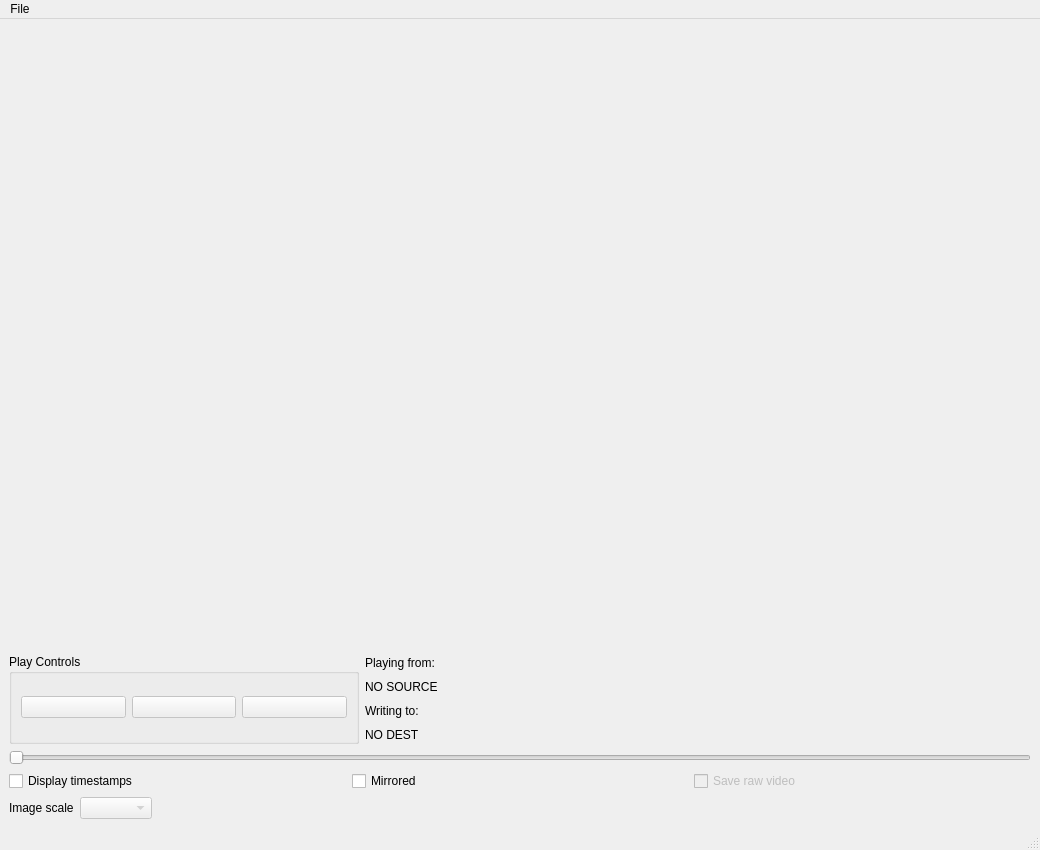
<?xml version="1.0" encoding="UTF-8"?>
<ui version="4.0">
 <class>MainWindow</class>
 <widget class="QMainWindow" name="MainWindow">
  <property name="geometry">
   <rect>
    <x>0</x>
    <y>0</y>
    <width>1040</width>
    <height>850</height>
   </rect>
  </property>
  <property name="sizePolicy">
   <sizepolicy hsizetype="Maximum" vsizetype="Maximum">
    <horstretch>0</horstretch>
    <verstretch>0</verstretch>
   </sizepolicy>
  </property>
  <property name="minimumSize">
   <size>
    <width>664</width>
    <height>540</height>
   </size>
  </property>
  <property name="windowTitle">
   <string>MainWindow</string>
  </property>
  <widget class="QWidget" name="centralwidget">
   <layout class="QVBoxLayout" name="verticalLayout">
    <item>
     <widget class="CameraWidget" name="cameraWidget">
      <property name="sizePolicy">
       <sizepolicy hsizetype="Fixed" vsizetype="Fixed">
        <horstretch>0</horstretch>
        <verstretch>0</verstretch>
       </sizepolicy>
      </property>
      <property name="maximumSize">
       <size>
        <width>1280</width>
        <height>720</height>
       </size>
      </property>
      <property name="toolTip">
       <string>Video Viewer for Behavioral Tracking</string>
      </property>
      <property name="whatsThis">
       <string>A Video Viewer for OpenCV based behavioral trackingusing PyQt.</string>
      </property>
     </widget>
    </item>
    <item>
     <spacer name="verticalSpacer">
      <property name="orientation">
       <enum>Qt::Vertical</enum>
      </property>
      <property name="sizeHint" stdset="0">
       <size>
        <width>20</width>
        <height>40</height>
       </size>
      </property>
     </spacer>
    </item>
    <item>
     <layout class="QHBoxLayout" name="horizontalLayout_2">
      <item>
       <widget class="QGroupBox" name="groupBox">
        <property name="minimumSize">
         <size>
          <width>323</width>
          <height>90</height>
         </size>
        </property>
        <property name="maximumSize">
         <size>
          <width>350</width>
          <height>90</height>
         </size>
        </property>
        <property name="title">
         <string>Play Controls</string>
        </property>
        <layout class="QHBoxLayout" name="horizontalLayout">
         <item>
          <widget class="QPushButton" name="playButton">
           <property name="enabled">
            <bool>false</bool>
           </property>
           <property name="text">
            <string/>
           </property>
           <property name="icon">
            <iconset resource="resources/icons/play.qrc">
             <normaloff>:/images/play.png</normaloff>:/images/play.png</iconset>
           </property>
           <property name="iconSize">
            <size>
             <width>32</width>
             <height>32</height>
            </size>
           </property>
           <property name="shortcut">
            <string>Ctrl+Right</string>
           </property>
          </widget>
         </item>
         <item>
          <widget class="QPushButton" name="pauseButton">
           <property name="enabled">
            <bool>false</bool>
           </property>
           <property name="text">
            <string/>
           </property>
           <property name="icon">
            <iconset resource="resources/icons/play.qrc">
             <normaloff>:/images/pause.png</normaloff>:/images/pause.png</iconset>
           </property>
           <property name="iconSize">
            <size>
             <width>32</width>
             <height>32</height>
            </size>
           </property>
           <property name="shortcut">
            <string>Ctrl+Space, Meta+Space</string>
           </property>
          </widget>
         </item>
         <item>
          <widget class="QPushButton" name="stopButton">
           <property name="enabled">
            <bool>false</bool>
           </property>
           <property name="text">
            <string/>
           </property>
           <property name="icon">
            <iconset resource="resources/icons/play.qrc">
             <normaloff>:/images/stop.png</normaloff>:/images/stop.png</iconset>
           </property>
           <property name="iconSize">
            <size>
             <width>32</width>
             <height>32</height>
            </size>
           </property>
           <property name="shortcut">
            <string>Ctrl+Down, Meta+Down</string>
           </property>
          </widget>
         </item>
        </layout>
       </widget>
      </item>
      <item>
       <layout class="QVBoxLayout" name="verticalLayout_2">
        <item>
         <widget class="QLabel" name="label">
          <property name="maximumSize">
           <size>
            <width>200</width>
            <height>16777215</height>
           </size>
          </property>
          <property name="text">
           <string>Playing from:</string>
          </property>
         </widget>
        </item>
        <item>
         <widget class="QLabel" name="sourceLabel">
          <property name="maximumSize">
           <size>
            <width>200</width>
            <height>16777215</height>
           </size>
          </property>
          <property name="text">
           <string>NO SOURCE</string>
          </property>
         </widget>
        </item>
        <item>
         <widget class="QLabel" name="label_2">
          <property name="text">
           <string>Writing to:</string>
          </property>
         </widget>
        </item>
        <item>
         <widget class="QLabel" name="destLabel">
          <property name="text">
           <string>NO DEST</string>
          </property>
         </widget>
        </item>
       </layout>
      </item>
     </layout>
    </item>
    <item>
     <widget class="QSlider" name="videoInSlider">
      <property name="enabled">
       <bool>false</bool>
      </property>
      <property name="orientation">
       <enum>Qt::Horizontal</enum>
      </property>
     </widget>
    </item>
    <item>
     <layout class="QHBoxLayout" name="horizontalLayout_3">
      <item>
       <widget class="QCheckBox" name="displayTsCheckBox">
        <property name="text">
         <string>Display timestamps</string>
        </property>
       </widget>
      </item>
      <item>
       <widget class="QCheckBox" name="mirroredButton">
        <property name="text">
         <string>Mirrored</string>
        </property>
       </widget>
      </item>
      <item>
       <widget class="QCheckBox" name="rawVideoCheckBox">
        <property name="enabled">
         <bool>false</bool>
        </property>
        <property name="text">
         <string>Save raw video</string>
        </property>
       </widget>
      </item>
     </layout>
    </item>
    <item>
     <layout class="QHBoxLayout" name="horizontalLayout_4">
      <item>
       <widget class="QLabel" name="label_3">
        <property name="text">
         <string>Image scale</string>
        </property>
       </widget>
      </item>
      <item>
       <widget class="QComboBox" name="scaleComboBox">
        <property name="enabled">
         <bool>false</bool>
        </property>
        <property name="currentText">
         <string/>
        </property>
       </widget>
      </item>
      <item>
       <spacer name="horizontalSpacer">
        <property name="orientation">
         <enum>Qt::Horizontal</enum>
        </property>
        <property name="sizeHint" stdset="0">
         <size>
          <width>40</width>
          <height>20</height>
         </size>
        </property>
       </spacer>
      </item>
     </layout>
    </item>
   </layout>
  </widget>
  <widget class="QMenuBar" name="menubar">
   <property name="geometry">
    <rect>
     <x>0</x>
     <y>0</y>
     <width>1040</width>
     <height>22</height>
    </rect>
   </property>
   <widget class="QMenu" name="menuFile">
    <property name="title">
     <string>File</string>
    </property>
    <addaction name="actionOpen_Camera"/>
    <addaction name="actionOpen_File"/>
    <addaction name="actionSave_to"/>
    <addaction name="actionQuit"/>
   </widget>
   <addaction name="menuFile"/>
  </widget>
  <widget class="QStatusBar" name="statusbar"/>
  <action name="actionOpen_Camera">
   <property name="checkable">
    <bool>false</bool>
   </property>
   <property name="text">
    <string>Open Camera...</string>
   </property>
   <property name="shortcut">
    <string>Ctrl+O</string>
   </property>
  </action>
  <action name="actionOpen_File">
   <property name="text">
    <string>Open File...</string>
   </property>
   <property name="shortcut">
    <string>Ctrl+Shift+O</string>
   </property>
  </action>
  <action name="actionQuit">
   <property name="text">
    <string>Quit</string>
   </property>
  </action>
  <action name="actionBanana">
   <property name="text">
    <string>Banana</string>
   </property>
  </action>
  <action name="actionPrint">
   <property name="text">
    <string>Print</string>
   </property>
  </action>
  <action name="actionSave_to">
   <property name="text">
    <string>Save to...</string>
   </property>
   <property name="shortcut">
    <string>Ctrl+S</string>
   </property>
  </action>
 </widget>
 <customwidgets>
  <customwidget>
   <class>CameraWidget</class>
   <extends>QWidget</extends>
   <header>scorer_gui.obj_scorer_model</header>
  </customwidget>
 </customwidgets>
 <resources>
  <include location="resources/icons/play.qrc"/>
 </resources>
 <connections/>
</ui>
